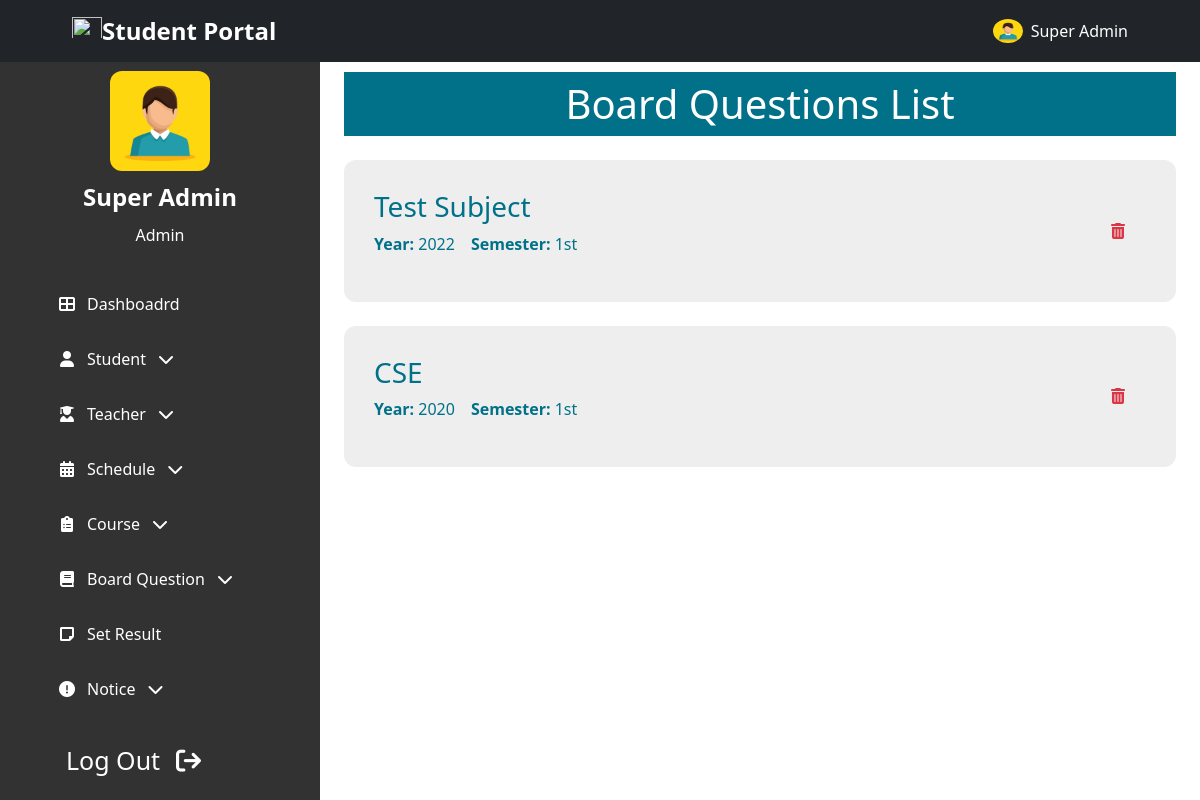
The app's page /admin/board_question_list.php (signed in), older data.
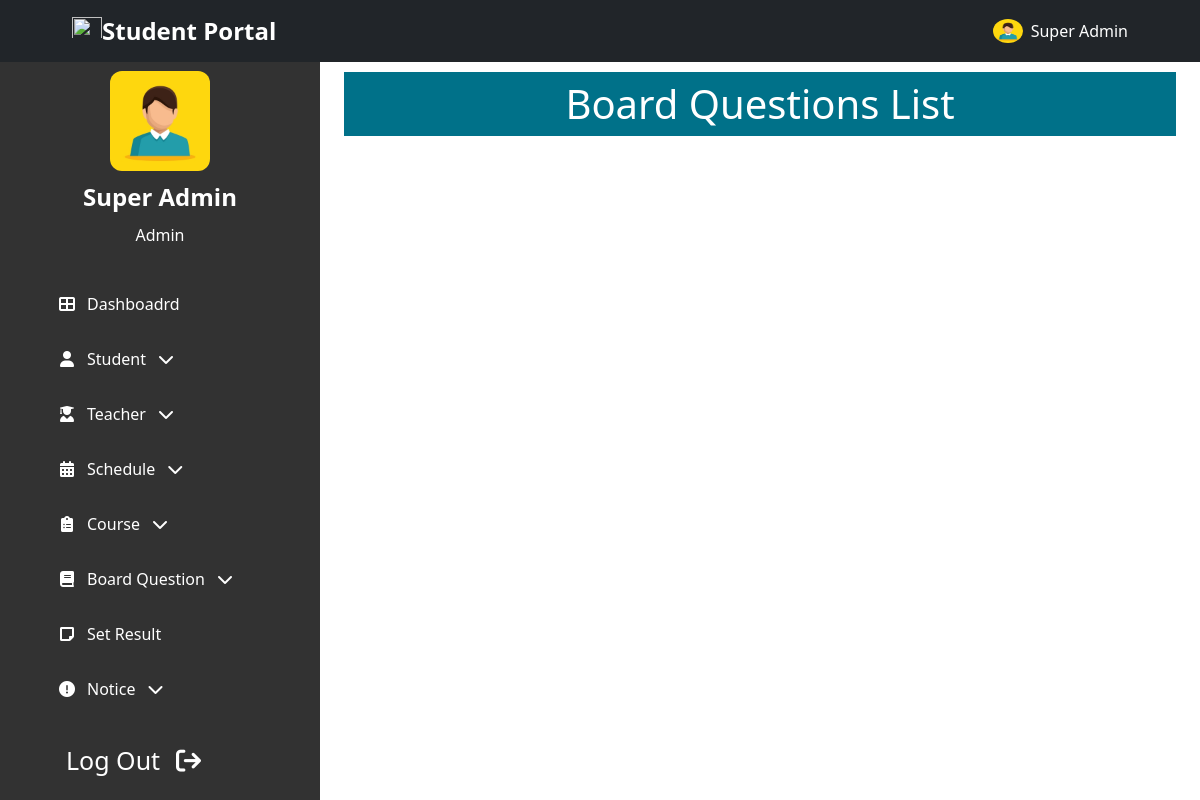
The same page, newer data.
### tables this page shows
CREATE TABLE `Board_Q` (
  `id` int NOT NULL,
  `semester` int NOT NULL,
  `year` int NOT NULL,
  `course` varchar(50) NOT NULL,
  `question` varchar(255) NOT NULL,
  `updated_at` timestamp NOT NULL DEFAULT CURRENT_TIMESTAMP ON UPDATE CURRENT_TIMESTAMP,
  `created_at` timestamp NOT NULL DEFAULT CURRENT_TIMESTAMP
);

### admin/backend/boardq_list.php (called while the page is built, shortened)
<?php
    $sql    =   "SELECT * FROM `Board_Q` WHERE 1";
    $query  =   mysqli_query($conn, $sql);
    $bq  =   mysqli_fetch_all($query, MYSQLI_ASSOC);
?>

### admin/board_question_list.php (the view, shortened to what this page needs)
<!DOCTYPE html>
<html lang="en">
<?php
    include "admin_head.php";
    include "backend/boardq_list.php";
?>
<body class="">
<?php include "../header_nav.php";?>
    <section class="header-container">
        <?php include "admin_sidebar.php";?>
    </section>
    <section id="home-container"  class="home-container active-2"">
        <div class="px-4 py-5 mt-4">
            <h1 class="common-background-2 p-2 text-center">Board Questions List</h1>
            <?php
            if(!empty($bq))
            {
                foreach($bq as $b)
                {
            ?>
            <div class="my-4">
                <div class="common-card d-flex justify-content-between align-items-center">
                    <div>
                        <h3><?php echo $b['course']; ?></h3>
                        <div class="d-flex flex-column flex-md-row">
                            <p class="pe-3"><span class="fw-bold">Year:</span> <?php echo $b['year']; ?></p>
                            <p><span class="fw-bold">Semester:</span>
                            <?php
                                if($b['semester'] == 1)
                                    echo "1st";
                            ?>
                            </p>
                        </div>
                    </div>
                    <div class="delete-edit-container">
                        <form method="post" style="display: contents;width: fit-content;">
                            <button type="submit" name="delete" id="delete" class="btn text-danger" value="<?php echo $b['id']; ?>">
                                <i class="fas fa-trash-alt px-0 px-lg-2"></i>
                            </button>
                        </form>
                    </div>
                </div>
            </div>
            <?php
                }
            }
            ?>
        </div>
    </section>
</body>
</html>

Row changes from the older to the newer data that the page shows:
removed board_q: course "Test Subject", year "2022", semester "1st", $b['id'] 1 (drawn)
removed board_q: course "CSE", year "2020", semester "1st", $b['id'] 3 (drawn)
